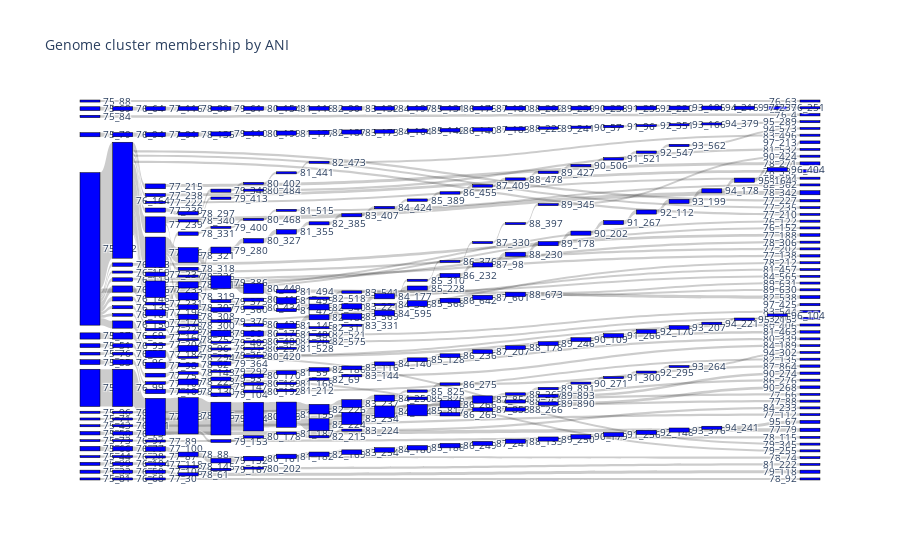

The notebook cell this image was saved under:
### Code cell
cluster_ids = sorted(eclusters.keys())
#cluster_ids = [77, 80, 85]

labels = list( chain( *[ [ '_'.join( [ str(ani), str(cid) ] ) 
                           for cid in eclusters[ani].keys() ]
                         for ani in cluster_ids ] ) )

source = []
target = []
value  = []

for aniA,aniB in zip( cluster_ids[:-1], cluster_ids[1:] ) :
    for cidA,cidB in product( eclusters[aniA].keys(), eclusters[aniB].keys() ) :
        source.append( labels.index( '_'.join( [ str(aniA), str(cidA) ] ) ) )
        target.append( labels.index( '_'.join( [ str(aniB), str(cidB) ] ) ) )
        value.append( len( eclusters[aniA][cidA] & eclusters[aniB][cidB] ) )
        
fig = go.Figure(data=[go.Sankey(
    arrangement='snap',
    node = dict(
      pad = 15,
      thickness = 20,
      line = dict(color = "black", width = 0.5),
      label = labels,
      color = "blue"
    ),
    link = dict(
      source = source,
      target = target,
      value = value
  ))])

fig.update_layout(title_text='Genome cluster membership by ANI', font_size=10)
config = { 'toImageButtonOptions' : { 'scale' : 2 } }
fig.show( config=config )

### Figure 1 — Plotly figure (JSON) as saved in the notebook; plotly's stock layout.template omitted (floating-point values rounded to 4 significant figures; data arrays with more than 128 entries replaced by an {"elided": "..."} marker saying what was removed)
{"data": [{"arrangement": "snap", "link": {"source": {"elided": "7006 int values"}, "target": {"elided": "7006 int values"}, "value": {"elided": "7006 int values"}}, "node": {"color": "blue", "label": {"elided": "347 str values"}, "line": {"color": "black", "width": 0.5}, "pad": 15, "thickness": 20}, "type": "sankey"}], "layout": {"font": {"size": 10}, "title": {"text": "Genome cluster membership by ANI"}}}
